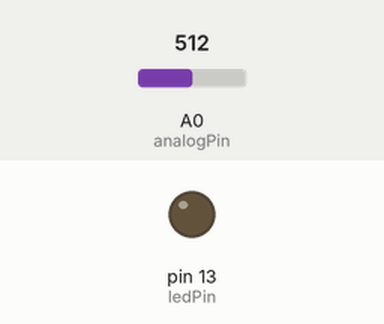
Recording of a sketch running on a simulated Arduino Uno, built with avr-gcc and run on an emulated ATmega328P. On the bench: output pins drawn as LEDs (lit = HIGH). The inputs (shaded band) are chosen by the test bench; at power-on: A0 (analogPin) = 512.

Above: at 1.3 s.
1.4 s: A0 (analogPin) set to 0
At 2.3 s:
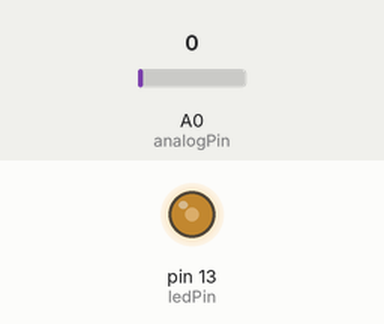
3.0 s: A0 (analogPin) set to 122
At 3.6 s:
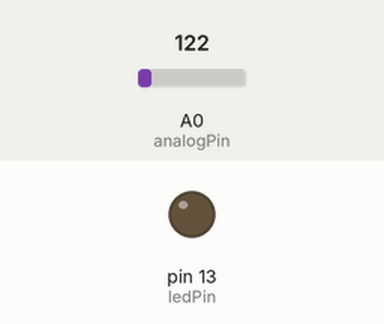
Timing chart, 0 to 6.0 s (numbered marks = the images above; inputs shaded):
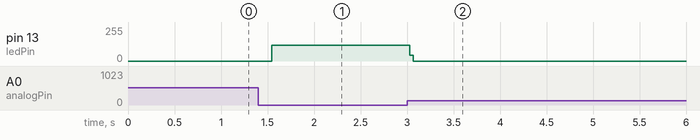

Measured:
- after the input at 1.4 s, pin 13 (ledPin): 0/255 → 120/255 after 0.15 s
- after the input at 3.0 s, pin 13 (ledPin): 120/255 → 0/255 at once

The sketch:

SimpleStrobe.ino
```cpp
int analogPin = 0;  // analog input pin A0
int ledPin = 13;    // digital output pin 13 (light)
int onTime = 1000;  // default milliseconds light is on

int minDelay = 1;     // min delay time (range)
int maxDelay = 1000;  // max delay time (range)
int strobeDelay = 0;  // calculated actual delay (between min and max)

void setup() {
  // put your setup code here, to run once:
  pinMode(ledPin, OUTPUT);
}

void loop() {
  // put your main code here, to run repeatedly:
  strobeDelay = map(analogRead(analogPin), 0, 1023, minDelay, maxDelay);  // get value of potentiometer and calculate delay

  digitalWrite(ledPin, HIGH);
  delayMicroseconds(onTime);
  digitalWrite(ledPin, LOW);
  delay(strobeDelay);
}
```
